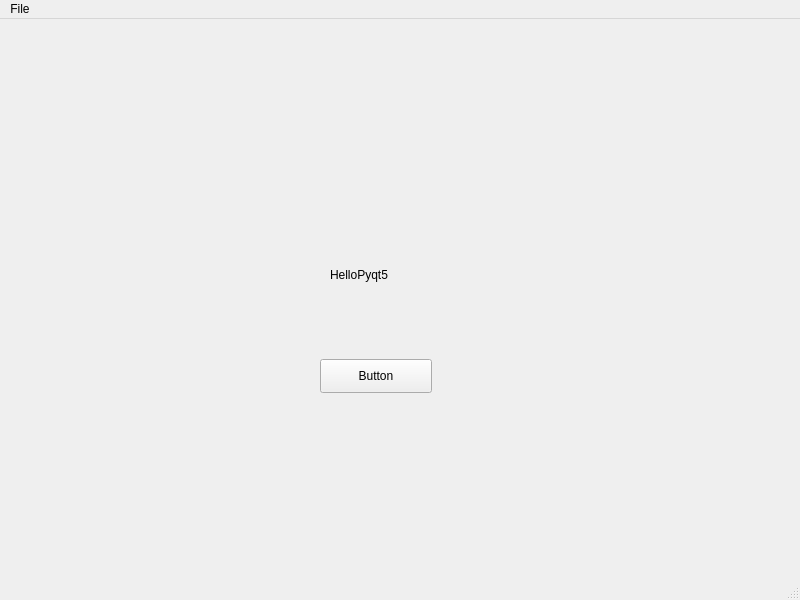
<?xml version="1.0" encoding="UTF-8"?>
<ui version="4.0">
 <class>MainWindow</class>
 <widget class="QMainWindow" name="MainWindow">
  <property name="geometry">
   <rect>
    <x>0</x>
    <y>0</y>
    <width>800</width>
    <height>600</height>
   </rect>
  </property>
  <property name="windowTitle">
   <string>HelloPyqt5</string>
  </property>
  <widget class="QWidget" name="centralwidget">
   <widget class="QLabel" name="label">
    <property name="geometry">
     <rect>
      <x>330</x>
      <y>220</y>
      <width>111</width>
      <height>71</height>
     </rect>
    </property>
    <property name="text">
     <string>HelloPyqt5</string>
    </property>
   </widget>
   <widget class="QPushButton" name="pushButton">
    <property name="geometry">
     <rect>
      <x>320</x>
      <y>340</y>
      <width>112</width>
      <height>34</height>
     </rect>
    </property>
    <property name="text">
     <string>Button</string>
    </property>
   </widget>
  </widget>
  <widget class="QMenuBar" name="menubar">
   <property name="geometry">
    <rect>
     <x>0</x>
     <y>0</y>
     <width>800</width>
     <height>30</height>
    </rect>
   </property>
   <widget class="QMenu" name="menuPyqt5">
    <property name="title">
     <string>File</string>
    </property>
    <addaction name="actionxixi"/>
    <addaction name="separator"/>
    <addaction name="actionnew_2"/>
    <addaction name="separator"/>
    <addaction name="actionsave_2"/>
   </widget>
   <addaction name="menuPyqt5"/>
  </widget>
  <widget class="QStatusBar" name="statusbar"/>
  <action name="actionxixi">
   <property name="text">
    <string>open</string>
   </property>
  </action>
  <action name="actionnew">
   <property name="text">
    <string>new</string>
   </property>
  </action>
  <action name="actionsave">
   <property name="text">
    <string>save</string>
   </property>
  </action>
  <action name="actionnew_2">
   <property name="text">
    <string>new</string>
   </property>
  </action>
  <action name="actionsave_2">
   <property name="text">
    <string>save</string>
   </property>
  </action>
 </widget>
 <resources/>
 <connections/>
</ui>
